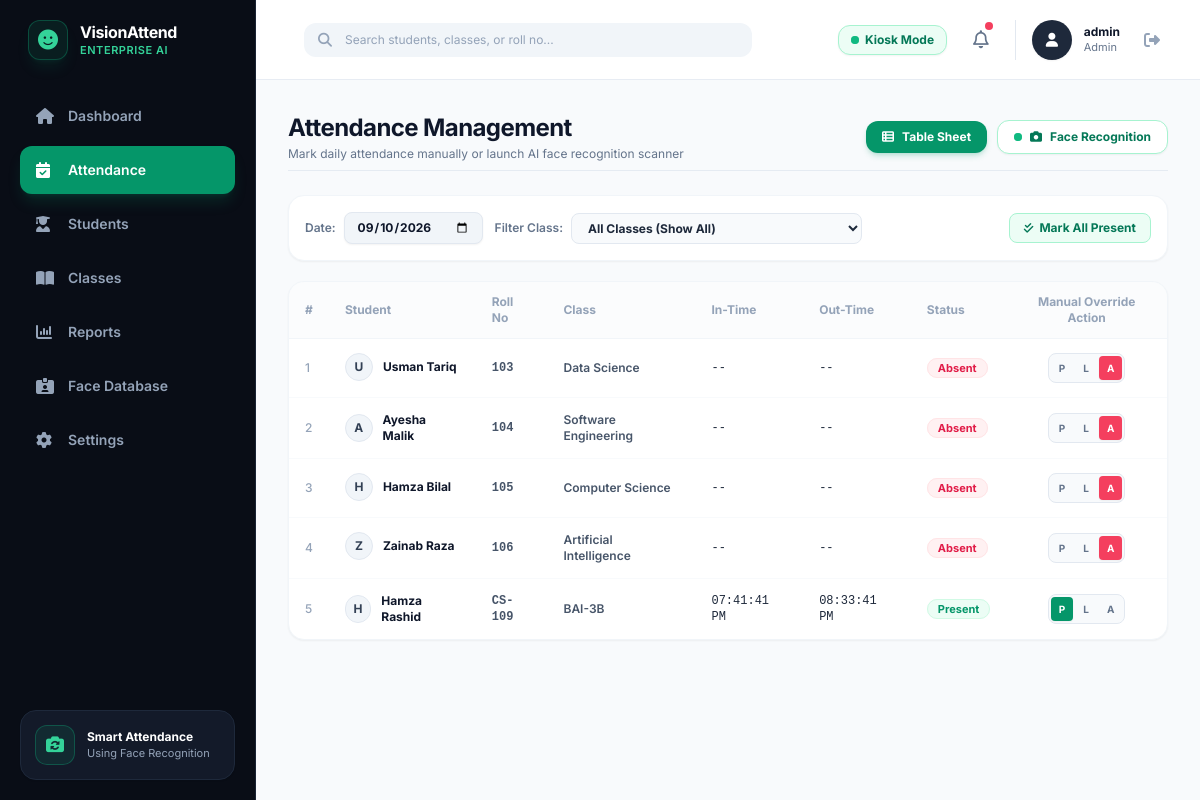
The app's page /attendance (signed in) with its own data.
### src/database.py (models this page shows, shortened)
class Student(db.Model):
    __tablename__ = 'students'
    id = db.Column(db.Integer, primary_key=True)
    student_id = db.Column(db.String(50), unique=True, nullable=False, index=True)  # e.g., "CS-001"
    name = db.Column(db.String(100), nullable=False)                                # e.g., "Ali Raza"
    department = db.Column(db.String(100), default="BCS - 1A")                      # Class / Department code
    email = db.Column(db.String(120), nullable=True)
    sample_image = db.Column(db.String(255), nullable=True)
    created_at = db.Column(db.DateTime, default=datetime.utcnow)
    attendances = db.relationship('Attendance', backref='student', lazy=True, cascade="all, delete-orphan")

class Attendance(db.Model):
    __tablename__ = 'attendance'
    id = db.Column(db.Integer, primary_key=True)
    student_id = db.Column(db.String(50), db.ForeignKey('students.student_id'), nullable=False, index=True)
    date = db.Column(db.Date, default=date.today, index=True)                       # e.g., 2026-09-09
    in_time = db.Column(db.String(20), nullable=True)                               # e.g., "10:22:15 AM"
    out_time = db.Column(db.String(20), nullable=True)                              # e.g., "01:30:10 PM"
    duration_minutes = db.Column(db.Integer, default=0)                             # Total duration in minutes
    status = db.Column(db.String(20), default="Present")                            # "Present", "Absent", "Late"
    verification_method = db.Column(db.String(50), default="Facial Recognition")
    created_at = db.Column(db.DateTime, default=datetime.utcnow)

### app.py (the view)
@app.route('/attendance')
@admin_required
def attendance():
    date_str = request.args.get('date', '').strip()
    selected_date = date.today()
    if date_str:
        try:
            selected_date = datetime.strptime(date_str, "%Y-%m-%d").date()
        except ValueError:
            pass
    all_students = Student.query.order_by(Student.student_id.asc()).all()
    all_classes = AcademicClass.query.order_by(AcademicClass.class_code.asc()).all()
    records = Attendance.query.filter_by(date=selected_date).all()
    rec_map = {r.student_id: r for r in records}
    student_attendance_list = []
    for s in all_students:
        att = rec_map.get(s.student_id)
        student_attendance_list.append({
            "student_id": s.student_id,
            "name": s.name,
            "department": s.department,
            "in_time": att.in_time if att else None,
            "out_time": att.out_time if att else None,
            "status": att.status if att else "Absent"
        })
    return render_template(
        'attendance.html',
        active_page='attendance',
        student_attendance_list=student_attendance_list,
        classes=all_classes,
        selected_date_str=selected_date.strftime("%Y-%m-%d"),
        today_str=selected_date.strftime("%d %b %Y"),
        is_today=(selected_date == date.today())
    )

### app.py (called while the page is built)
def admin_required(f):
    @wraps(f)
    def decorated_function(*args, **kwargs):
        if 'user_id' not in session:
            return redirect(url_for('login'))
        if session.get('role') != 'admin':
            flash("Unauthorized: Administrator permissions required.", "error")
            return redirect(url_for('student_dashboard'))
        return f(*args, **kwargs)
    return decorated_function

### templates/attendance.html (shortened to what this page needs)
{% extends "base.html" %}
{% block content %}
<div class="space-y-6">
    <div class="flex flex-col md:flex-row items-start md:items-center justify-between gap-4 pb-2 border-b border-slate-200/80">
        <div>
            <h1 class="text-xl sm:text-2xl font-bold text-slate-900 tracking-tight">Attendance Management</h1>
            <p class="text-xs text-slate-500 mt-0.5">Mark daily attendance manually or launch AI face recognition scanner</p>
        </div>
        <div class="flex items-center gap-2.5 w-full md:w-auto">
            <button id="tabTableBtn" onclick="switchView('table')"
                    class="flex-1 md:flex-initial px-4 py-2 text-xs font-bold rounded-xl transition-all flex items-center justify-center gap-2 bg-emerald-600 text-white shadow-md shadow-emerald-600/20">
                <i class="fa-solid fa-table-list"></i> Table Sheet
            </button>
            <button id="tabCameraBtn" onclick="switchView('camera')"
                    class="flex-1 md:flex-initial px-4 py-2 text-xs font-bold rounded-xl transition-all flex items-center justify-center gap-2 bg-white hover:bg-emerald-50 text-emerald-700 border border-emerald-200 shadow-sm hover:border-emerald-300">
                <span class="relative flex h-2 w-2">
                    <span class="relative inline-flex rounded-full h-2 w-2 bg-emerald-500"></span>
                </span>
                <i class="fa-solid fa-camera"></i> Face Recognition
            </button>
        </div>
    </div>
    <div id="tableView" class="space-y-5">
        <div class="bg-white rounded-2xl p-4 border border-slate-100 shadow-sm flex flex-col sm:flex-row items-stretch sm:items-center justify-between gap-3">
            <div class="flex flex-wrap items-center gap-3 text-xs">
                <div class="flex items-center gap-2">
                    <label for="attendanceDatePicker" class="font-semibold text-slate-500">Date:</label>
                    <input type="date" id="attendanceDatePicker" value="{{ selected_date_str }}"
                           onchange="window.location.href='{{ url_for('attendance') }}?date=' + this.value"
                           class="bg-slate-100 hover:bg-slate-200/80 border border-slate-200 rounded-lg px-3 py-1.5 text-xs text-slate-900 font-bold focus:outline-none focus:ring-2 focus:ring-emerald-500/20 cursor-pointer shadow-sm">
                </div>
                <div class="flex items-center gap-2">
                    <span class="text-slate-500 font-semibold">Filter Class:</span>
                    <select id="classFilterSelect" onchange="filterTableByClass(this.value)"
                            class="bg-slate-50 border border-slate-200 rounded-lg px-3 py-1.5 text-slate-800 font-bold focus:outline-none focus:ring-2 focus:ring-emerald-500/20 cursor-pointer">
                        <option value="ALL">All Classes (Show All)</option>
                    </select>
                </div>
            </div>
            <div class="flex items-center space-x-2">
                <form method="POST" action="{{ url_for('mark_all_manual', status='Present', date=selected_date_str) }}">
                    <button type="submit" class="px-3.5 py-1.5 bg-emerald-50 hover:bg-emerald-100 text-emerald-700 border border-emerald-200 text-xs font-bold rounded-lg transition-all flex items-center gap-1.5">
                        <i class="fa-solid fa-check-double text-[11px]"></i> Mark All Present
                    </button>
                </form>
            </div>
        </div>
        <div class="bg-white rounded-2xl border border-slate-100 shadow-sm overflow-hidden">
            <div class="overflow-x-auto">
                <table class="w-full text-left text-xs min-w-[650px]" id="attendanceTable">
                    <thead>
                        <tr class="text-slate-400 font-semibold bg-slate-50/60 border-b border-slate-100">
                            <th class="py-3 px-4">#</th>
                            <th class="py-3 px-4">Student</th>
                            <th class="py-3 px-4">Roll No</th>
                            <th class="py-3 px-4">Class</th>
                            <th class="py-3 px-4">In-Time</th>
                            <th class="py-3 px-4">Out-Time</th>
                            <th class="py-3 px-4">Status</th>
                            <th class="py-3 px-4 text-center">Manual Override Action</th>
                        </tr>
                    </thead>
                    <tbody class="divide-y divide-slate-50 text-slate-700" id="attendanceTbody">
                        {% for item in student_attendance_list %}
                        <tr class="attendance-row hover:bg-slate-50/70 transition-colors" data-class="{{ item.department }}">
                            <td class="py-3.5 px-4 text-slate-400 font-medium row-index">{{ loop.index }}</td>
                            <td class="py-3.5 px-4 font-bold text-slate-900 flex items-center gap-2.5">
                                <span class="h-7 w-7 rounded-full bg-slate-100 text-slate-700 border border-slate-200 flex items-center justify-center text-xs font-bold">{{ item.name[0] }}</span>
                                <span class="student-name-text">{{ item.name }}</span>
                            </td>
                            <td class="py-3.5 px-4 font-mono text-slate-600 font-bold">{{ item.student_id }}</td>
                            <td class="py-3.5 px-4 text-slate-600 font-semibold class-cell">{{ item.department }}</td>
                            <td class="py-3.5 px-4 font-mono text-slate-800">{{ item.in_time or '--' }}</td>
                            <td class="py-3.5 px-4 font-mono text-slate-800">{{ item.out_time or '--' }}</td>
                            <td class="py-3.5 px-4">
                                {% if item.status == 'Present' %}
                                <span class="px-2.5 py-0.5 rounded-full text-[11px] font-bold bg-emerald-50 text-emerald-600 border border-emerald-100">
                                    Present
                                </span>
                                {% elif item.status == 'Late' %}
                                <span class="px-2.5 py-0.5 rounded-full text-[11px] font-bold bg-amber-50 text-amber-600 border border-amber-100">
                                    Late
                                </span>
                                {% else %}
                                <span class="px-2.5 py-0.5 rounded-full text-[11px] font-bold bg-rose-50 text-rose-600 border border-rose-100">
                                    Absent
                                </span>
                                {% endif %}
                            </td>
                            <td class="py-3.5 px-4 text-center">
                                <div class="inline-flex rounded-lg border border-slate-200 p-0.5 bg-slate-50 space-x-0.5">
                                    <form method="POST" action="{{ url_for('manual_mark_student', student_id=item.student_id, status='Present', date=selected_date_str) }}" class="inline">
                                        <button type="submit" title="Mark Present"
                                                class="px-2 py-1 rounded text-[10px] font-bold transition-colors {% if item.status == 'Present' %}bg-emerald-600 text-white shadow-sm{% else %}text-slate-500 hover:text-emerald-600 hover:bg-emerald-50{% endif %}">
                                            P
                                        </button>
                                    </form>
                                    <form method="POST" action="{{ url_for('manual_mark_student', student_id=item.student_id, status='Late', date=selected_date_str) }}" class="inline">
                                        <button type="submit" title="Mark Late"
                                                class="px-2 py-1 rounded text-[10px] font-bold transition-colors {% if item.status == 'Late' %}bg-amber-500 text-white shadow-sm{% else %}text-slate-500 hover:text-amber-600 hover:bg-amber-50{% endif %}">
                                            L
                                        </button>
                                    </form>
                                    <form method="POST" action="{{ url_for('manual_mark_student', student_id=item.student_id, status='Absent', date=selected_date_str) }}" class="inline">
                                        <button type="submit" title="Mark Absent"
                                                class="px-2 py-1 rounded text-[10px] font-bold transition-colors {% if item.status == 'Absent' %}bg-rose-500 text-white shadow-sm{% else %}text-slate-500 hover:text-rose-600 hover:bg-rose-50{% endif %}">
                                            A
                                        </button>
                                    </form>
                                </div>
                            </td>
                        </tr>
                        {% endfor %}
                    </tbody>
                </table>
            </div>
        </div>
    </div>
</div>
{% endblock %}

### static/css/styles.css (style rules this page uses)
body { background-color: #0b1120; font-family: -apple-system, BlinkMacSystemFont, "Segoe UI", Roboto, Helvetica, Arial, sans-serif; }

### records on screen
Student: name "U", name "Usman Tariq", student_id "103", department "Data Science", in_time "--", out_time "--", shows "Absent"
Student: name "A", name "Ayesha Malik", student_id "104", department "Software Engineering", in_time "--", out_time "--", shows "Absent"
Student: name "H", name "Hamza Bilal", student_id "105", department "Computer Science", in_time "--", out_time "--", shows "Absent"
Student: name "Z", name "Zainab Raza", student_id "106", department "Artificial Intelligence", in_time "--", out_time "--", shows "Absent"
Student: name "H", name "Hamza Rashid", student_id "CS-109", department "BAI-3B"
Attendance: in_time "07:41:41 PM", out_time "08:33:41 PM"

### other values on screen
{{ session.get('username', 'Admin') }} "admin"
{{ session.get('role', 'Administrator') }} "Admin"
